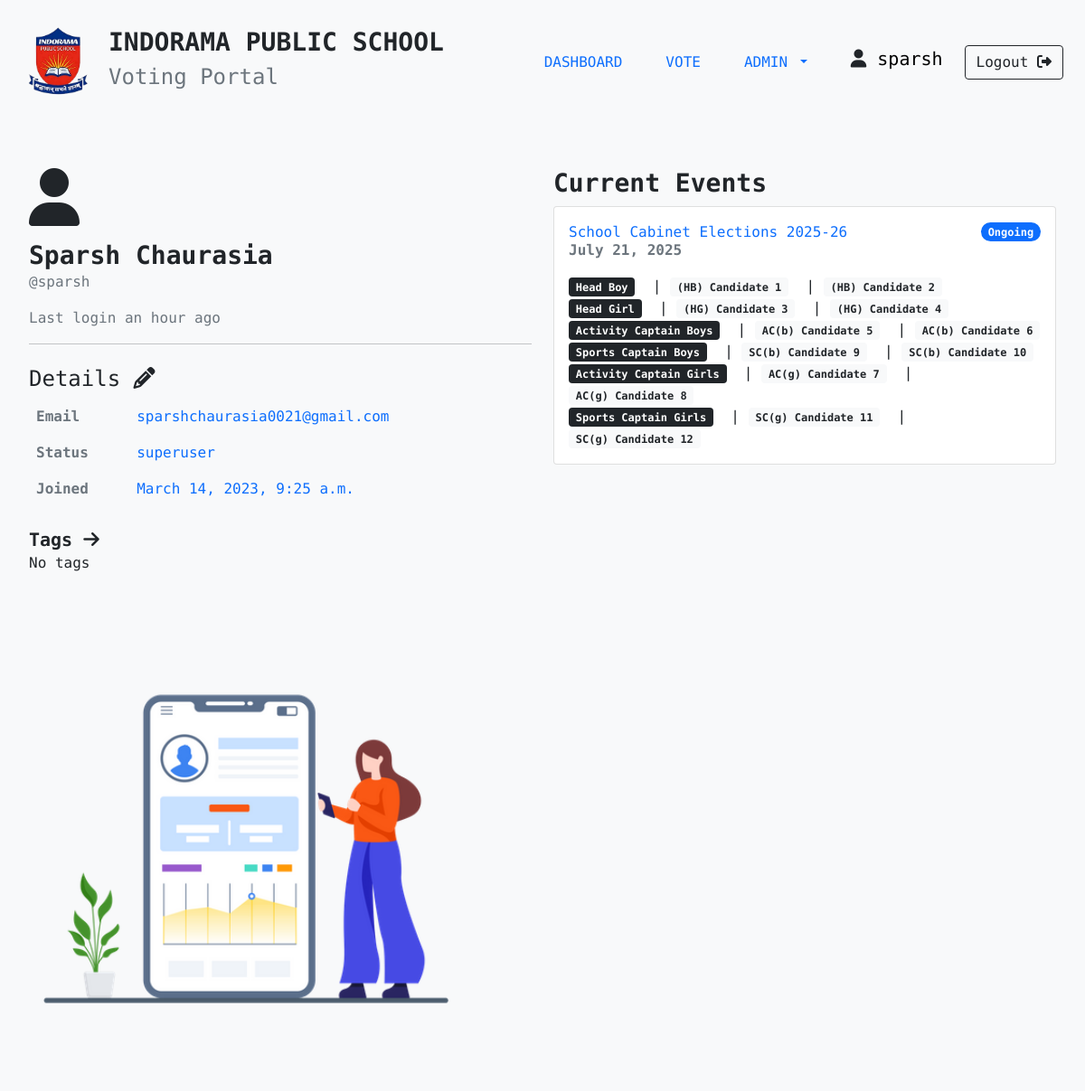
The page /dashboard/ (signed in) on the database its author committed.
### apps/vote/models.py (models this page shows, shortened)
class Event(models.Model):
    EventID = models.AutoField(primary_key=True)
    Date = models.DateField()
    EventName = models.TextField()

class Category(models.Model):
    Event = models.ForeignKey(Event, on_delete=models.CASCADE, null=True)
    CategoryName = models.TextField()
    def __str__(self):
        return self.CategoryName

class Option(models.Model):
    OptionID = models.AutoField(primary_key=True)
    OptionEvent = models.ForeignKey(Event, on_delete=models.CASCADE)
    OpitonCategory = models.ForeignKey(Category, on_delete=models.CASCADE)
    OptionName = models.TextField()
    OptionImage = models.ImageField(upload_to="OptionImages", blank=True, null=True)
    Votes = models.IntegerField(default=0)

### apps/home/views.py (the view)
# urls.py: path("dashboard/", home_views.dashboard),
@login_required(login_url="/login")
def dashboard(request):
    params = {}
    events = Event.objects.all()
    for event in events:
        params[event] = {}
        categorys = Category.objects.filter(Event=event)
        for category in categorys:
            options = Option.objects.filter(OpitonCategory=category)
            params[event].update({category: options})
    return render(request, "dashboard.html", {"params":params})

### templates/dashboard.html (shortened to what this page needs)
{% extends 'bases/base.html' %}
{% load humanize %}
{% load static %}
{% block stylesheets %}
<link rel="stylesheet" href="{% static 'css/dashboard.css' %}">
{% endblock stylesheets %}
{% block content %}
<div class="page">
    <div class="conatainer">
        <div class="row">
            <div class="col pb-5">
                <div>
                    <i class="fa-solid fa-user fa-4x"></i>
                    <p class="mt-3 h3 fw-bold mb-0">{{request.user.get_full_name}}</p>
                    <p class="text-muted">@{{ user }}</p>
                    <p class="text-muted">Last login {{ user.last_login|naturaltime }}</p>
                </div>
                <hr>
                <div class="mt-4">
                    <p class="h4">Details <i class="fa-solid fa-pencil"></i></p>
                    <table class="table table-borderless">
                        <tbody>
                            <tr>
                                <th class="text-muted">Email</th>
                                <td class="text-primary">{{ user.email }}</td>
                            </tr>
                            <tr>
                                <th class="text-muted">Status</th>
                                <td class="text-primary">
                                    {% if user.is_superuser %}
                                        <span>superuser</span>
                                    {% elif user.is_admin %}
                                        <span>admin</span>
                                    {% else %}
                                        <span>user</span>
                                    {% endif %}
                                </td>
                            </tr>
                            <tr>
                                <th class="text-muted">Joined</th>
                                <td class="text-primary">{{ user.date_joined }}</td>
                            </tr>
                        </tbody>
                    </table>
                </div>
                <div class="mt-4">
                    <span class="fw-bold h5">Tags <i class="fa-solid fa-arrow-right"></i></span>
                    <p>
                        {% if user.groups.all  %}
                        {% for g in user.groups.all %}
                        <span>{{ g }}</span>
                        {% endfor %}
                        {% else %}
                        <span>No tags</span>
                        {% endif %}
                    </p>
                </div>
            </div>
            <div class="col-lg-6 pb-5">
                <div>
                    <p class="h3 fw-bold">Current Events</p>
                        <div>
                        {% for event, values in params.items %}
                            <div class="card">
                            <div class="card-body">
                                <a href="/vote/" class="card-title text-decoration-none" aria-current="true">
                                <div class="d-flex justify-content-between align-items-center">
                                    <span>{{ event.EventName }}</span>
                                    <span class="badge bg-primary rounded-pill">Ongoing</span>
                                </div>
                                <p class="card-subtitle fw-bold text-muted">{{ event.Date }}</p>
                                </a>
                                <div class="mt-3">
                                {% for category, options in values.items %}
                                    <span class="badge bg-dark">{{ category }}</span>
                                    {% for option in options %}
                                        &nbsp|&nbsp<span class="badge bg-light text-dark">{{ option.OptionName }}</span>
                                    {% endfor %}
                                    <br>
                                {% endfor %}
                                </div>
                            </div>
                            </div>
                        {% endfor %}
                    </div>
                </div>
            </div>
            <div class="col pb-5">
                <img class="dashboard__image" src="{% static 'images/pro1.png' %}" alt="placeholder image">
            </div>
        </div>
</div>
{% endblock content %}

### templates/includes/navbar.html (shortened to what this page needs)
{% load static %}
<nav class="navbar navbar-expand-lg bg-light">
  <div class="container-fluid px-4 py-3">
    <div class="navbar-brand d-flex align-items-center">
      <a href="/"><img src="{% static 'images/logo(1).png' %}" alt="logo" srcset="" style="height: 5rem;"></a>
      <div class="mx-3">
        <h3 class="fw-bold">INDORAMA PUBLIC SCHOOL</h3>
        <h4 class="text-muted">Voting Portal</h4>
      </div>
    </div>
    {% if user.is_authenticated %}
    <div class="collapse navbar-collapse" id="navbarSupportedContent">
      <ul class="navbar-nav ms-auto mb-2 mb-lg-0">
        <li class="nav-item mx-3">
          <a class="nav-link" href="/dashboard">DASHBOARD</a>
        </li>
        <li class="nav-item mx-3">
          <a class="nav-link {% if request.user.is_staff and not request.user.is_superuser %}disabled{% endif %}" href="/vote/">VOTE</a>
        </li>
        <li class="nav-item dropdown mx-3">
          <a class="nav-link dropdown-toggle" href="#" id="navbarDropdown" role="button" data-bs-toggle="dropdown" aria-expanded="false">
            ADMIN
          </a>
        </li>
      </ul>
      <div class="user-name d-flex mx-4 my-4">
        <h5><i class="fa-solid fa-user"></i> <a href="/dashboard", style="text-decoration: none; color: black;">{{ user }}</a></h5>
      </div>
      </div>
        <a href="{% url 'logout' %}" class="btn btn-outline-dark">Logout <i class="fa-solid fa-right-from-bracket"></i></a>
      </div>
    {% else %}
      <a href="/login" class="btn btn-outline-dark">Login <i class="fa-solid fa-right-from-bracket"></i></a>
    {% endif %}
</nav>

### static/css/global.css (style rules this page uses)
.page { padding: 3rem 2rem; }

### static/css/dashboard.css (style rules this page uses)
.dashboard__image { width: 30rem; height: auto; }

### rows shown on the page
Event: EventName "School Cabinet Elections 2025-26", Date "July 21, 2025"
Category: CategoryName "Head Boy"
Option: OptionName "(HB) Candidate 1"
Option: OptionName "(HB) Candidate 2"
Category: CategoryName "Head Girl"
Option: OptionName "(HG) Candidate 3"
Option: OptionName "(HG) Candidate 4"
Category: CategoryName "Activity Captain Boys"
Option: OptionName "AC(b) Candidate 5"
Option: OptionName "AC(b) Candidate 6"
Category: CategoryName "Sports Captain Boys"
Option: OptionName "SC(b) Candidate 9"
Option: OptionName "SC(b) Candidate 10"
Category: CategoryName "Activity Captain Girls"
Option: OptionName "AC(g) Candidate 7"
Option: OptionName "AC(g) Candidate 8"
Category: CategoryName "Sports Captain Girls"
Option: OptionName "SC(g) Candidate 11"
Option: OptionName "SC(g) Candidate 12"

### other values the page prints
{{ user }} "sparsh"
{{ request.user.get_full_name }} "Sparsh Chaurasia"
{{ user.last_login|naturaltime }} "an hour ago"
{{ user.email }} "sparshchaurasia0021@gmail.com"
{{ user.date_joined }} "March 14, 2023, 9:25 a.m."
